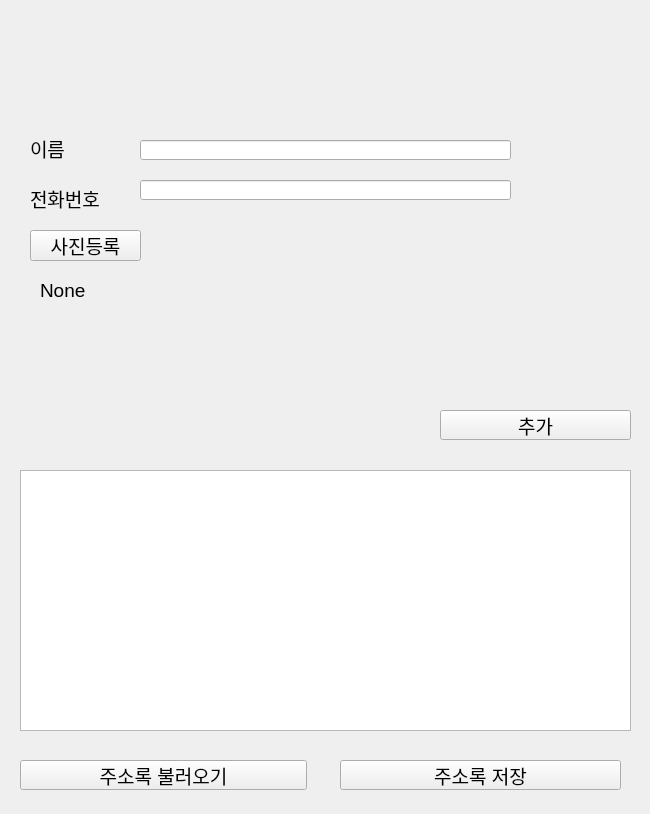
<?xml version="1.0" encoding="UTF-8"?>
<ui version="4.0">
 <class>Form</class>
 <widget class="QWidget" name="Form">
  <property name="geometry">
   <rect>
    <x>0</x>
    <y>0</y>
    <width>650</width>
    <height>814</height>
   </rect>
  </property>
  <property name="windowTitle">
   <string>Form</string>
  </property>
  <widget class="QLabel" name="lblPicture">
   <property name="geometry">
    <rect>
     <x>140</x>
     <y>240</y>
     <width>291</width>
     <height>191</height>
    </rect>
   </property>
   <property name="font">
    <font>
     <family>Arial</family>
     <pointsize>14</pointsize>
    </font>
   </property>
   <property name="text">
    <string/>
   </property>
   <property name="pixmap">
    <pixmap>unknown.jpg</pixmap>
   </property>
   <property name="scaledContents">
    <bool>true</bool>
   </property>
  </widget>
  <widget class="QPushButton" name="btnPicture">
   <property name="geometry">
    <rect>
     <x>30</x>
     <y>230</y>
     <width>111</width>
     <height>31</height>
    </rect>
   </property>
   <property name="font">
    <font>
     <family>Arial</family>
     <pointsize>14</pointsize>
    </font>
   </property>
   <property name="text">
    <string>사진등록</string>
   </property>
   <property name="icon">
    <iconset>
     <normaloff>regist.png</normaloff>regist.png</iconset>
   </property>
  </widget>
  <widget class="QLabel" name="label">
   <property name="geometry">
    <rect>
     <x>30</x>
     <y>120</y>
     <width>76</width>
     <height>56</height>
    </rect>
   </property>
   <property name="font">
    <font>
     <family>Arial</family>
     <pointsize>14</pointsize>
    </font>
   </property>
   <property name="text">
    <string>이름</string>
   </property>
  </widget>
  <widget class="QLineEdit" name="lineEditName">
   <property name="geometry">
    <rect>
     <x>140</x>
     <y>140</y>
     <width>371</width>
     <height>20</height>
    </rect>
   </property>
  </widget>
  <widget class="QLabel" name="label_2">
   <property name="geometry">
    <rect>
     <x>30</x>
     <y>140</y>
     <width>76</width>
     <height>117</height>
    </rect>
   </property>
   <property name="font">
    <font>
     <family>Arial</family>
     <pointsize>14</pointsize>
    </font>
   </property>
   <property name="text">
    <string>전화번호</string>
   </property>
  </widget>
  <widget class="QLineEdit" name="lineEditPhone">
   <property name="geometry">
    <rect>
     <x>140</x>
     <y>180</y>
     <width>371</width>
     <height>20</height>
    </rect>
   </property>
  </widget>
  <widget class="QPushButton" name="btnRead">
   <property name="geometry">
    <rect>
     <x>20</x>
     <y>760</y>
     <width>287</width>
     <height>30</height>
    </rect>
   </property>
   <property name="font">
    <font>
     <family>Arial</family>
     <pointsize>14</pointsize>
    </font>
   </property>
   <property name="text">
    <string>주소록 불러오기</string>
   </property>
  </widget>
  <widget class="QPushButton" name="btnSave">
   <property name="geometry">
    <rect>
     <x>340</x>
     <y>760</y>
     <width>281</width>
     <height>30</height>
    </rect>
   </property>
   <property name="font">
    <font>
     <family>Arial</family>
     <pointsize>14</pointsize>
    </font>
   </property>
   <property name="text">
    <string>주소록 저장</string>
   </property>
  </widget>
  <widget class="QPushButton" name="btnAdd">
   <property name="geometry">
    <rect>
     <x>440</x>
     <y>410</y>
     <width>191</width>
     <height>30</height>
    </rect>
   </property>
   <property name="font">
    <font>
     <family>Arial</family>
     <pointsize>14</pointsize>
    </font>
   </property>
   <property name="text">
    <string>추가</string>
   </property>
  </widget>
  <widget class="QLabel" name="lblPicturePath">
   <property name="geometry">
    <rect>
     <x>40</x>
     <y>280</y>
     <width>76</width>
     <height>21</height>
    </rect>
   </property>
   <property name="font">
    <font>
     <family>Arial</family>
     <pointsize>14</pointsize>
    </font>
   </property>
   <property name="text">
    <string>None</string>
   </property>
  </widget>
  <widget class="QListWidget" name="listWidget">
   <property name="geometry">
    <rect>
     <x>20</x>
     <y>470</y>
     <width>611</width>
     <height>261</height>
    </rect>
   </property>
  </widget>
 </widget>
 <resources/>
 <connections/>
</ui>
